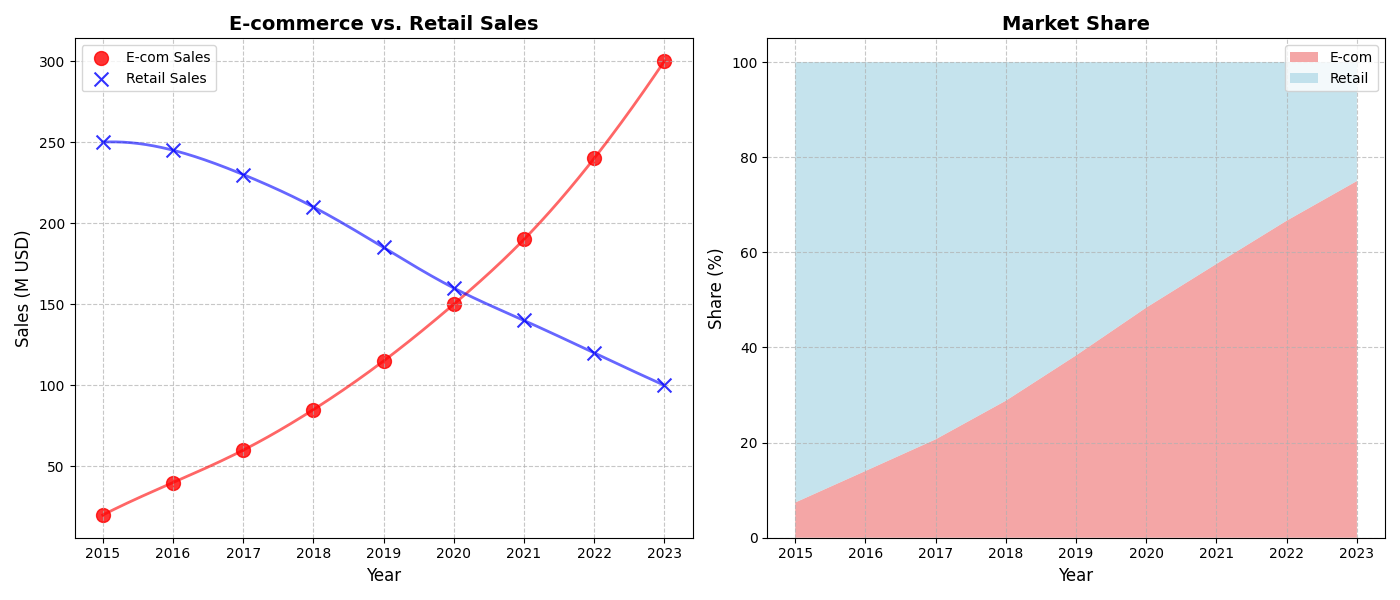

Recreate this plot in Python.
import matplotlib.pyplot as plt
import numpy as np
from scipy.interpolate import make_interp_spline

years = np.array([2015, 2016, 2017, 2018, 2019, 2020, 2021, 2022, 2023])
e_commerce_sales = np.array([20, 40, 60, 85, 115, 150, 190, 240, 300])
retail_sales = np.array([250, 245, 230, 210, 185, 160, 140, 120, 100])

e_commerce_market_share = e_commerce_sales / (e_commerce_sales + retail_sales) * 100
retail_market_share = retail_sales / (e_commerce_sales + retail_sales) * 100

fig, (ax1, ax2) = plt.subplots(1, 2, figsize=(14, 6))

ax1.scatter(years, e_commerce_sales, color='red', label='E-com Sales', marker='o', s=100, alpha=0.8)
ax1.scatter(years, retail_sales, color='blue', label='Retail Sales', marker='x', s=100, alpha=0.8)

years_fine = np.linspace(years.min(), years.max(), 300)
e_commerce_spline = make_interp_spline(years, e_commerce_sales)(years_fine)
retail_spline = make_interp_spline(years, retail_sales)(years_fine)

ax1.plot(years_fine, e_commerce_spline, color='red', linestyle='-', linewidth=2, alpha=0.6)
ax1.plot(years_fine, retail_spline, color='blue', linestyle='-', linewidth=2, alpha=0.6)

ax1.set_title("E-commerce vs. Retail Sales", fontsize=14, weight='bold')
ax1.set_xlabel("Year", fontsize=12)
ax1.set_ylabel("Sales (M USD)", fontsize=12)
ax1.legend(loc='upper left')
ax1.grid(True, linestyle='--', alpha=0.7)

ax2.stackplot(years, e_commerce_market_share, retail_market_share, labels=['E-com', 'Retail'], colors=['lightcoral', 'lightblue'], alpha=0.7)
ax2.set_title("Market Share", fontsize=14, weight='bold')
ax2.set_xlabel("Year", fontsize=12)
ax2.set_ylabel("Share (%)", fontsize=12)
ax2.legend(loc='upper right')
ax2.grid(True, linestyle='--', alpha=0.7)

plt.tight_layout()
plt.show()
